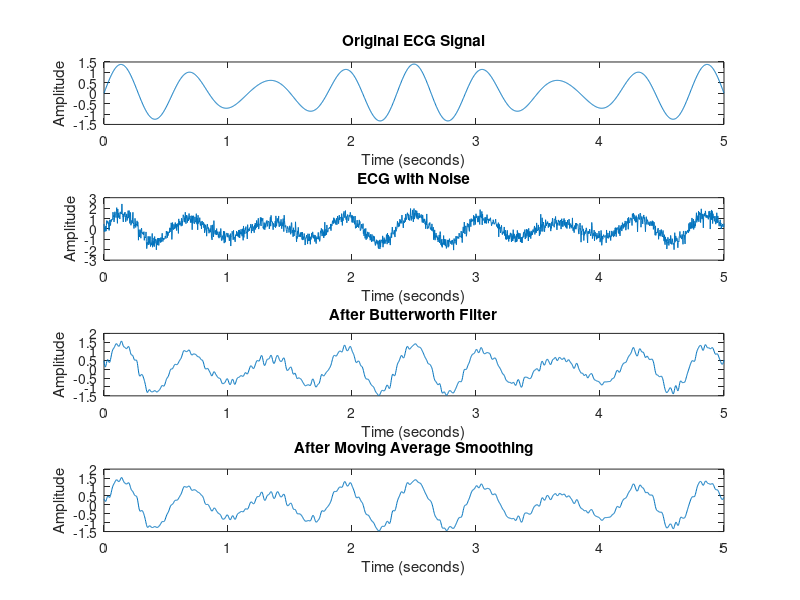

Write the MATLAB code that produced this figure.
clc
clear
close all

Fs = 360;
time = 0:1/Fs:5;

signal1 = sin(2*pi*1.7*time);
signal2 = 0.4*sin(2*pi*2.1*time);

ecg_signal = signal1 + signal2;

noise_component = 0.35*randn(size(time));
noisy_signal = ecg_signal + noise_component;

cutoff = 28;
[b,a] = butter(3,cutoff/(Fs/2),'low');
filtered_signal = filtfilt(b,a,noisy_signal);

window_size = 6;
smooth_signal = movmean(filtered_signal,window_size);

figure

subplot(4,1,1)
plot(time,ecg_signal)
title('Original ECG Signal')
xlabel('Time (seconds)')
ylabel('Amplitude')

subplot(4,1,2)
plot(time,noisy_signal)
title('ECG with Noise')
xlabel('Time (seconds)')
ylabel('Amplitude')

subplot(4,1,3)
plot(time,filtered_signal)
title('After Butterworth Filter')
xlabel('Time (seconds)')
ylabel('Amplitude')

subplot(4,1,4)
plot(time,smooth_signal)
title('After Moving Average Smoothing')
xlabel('Time (seconds)')
ylabel('Amplitude')
